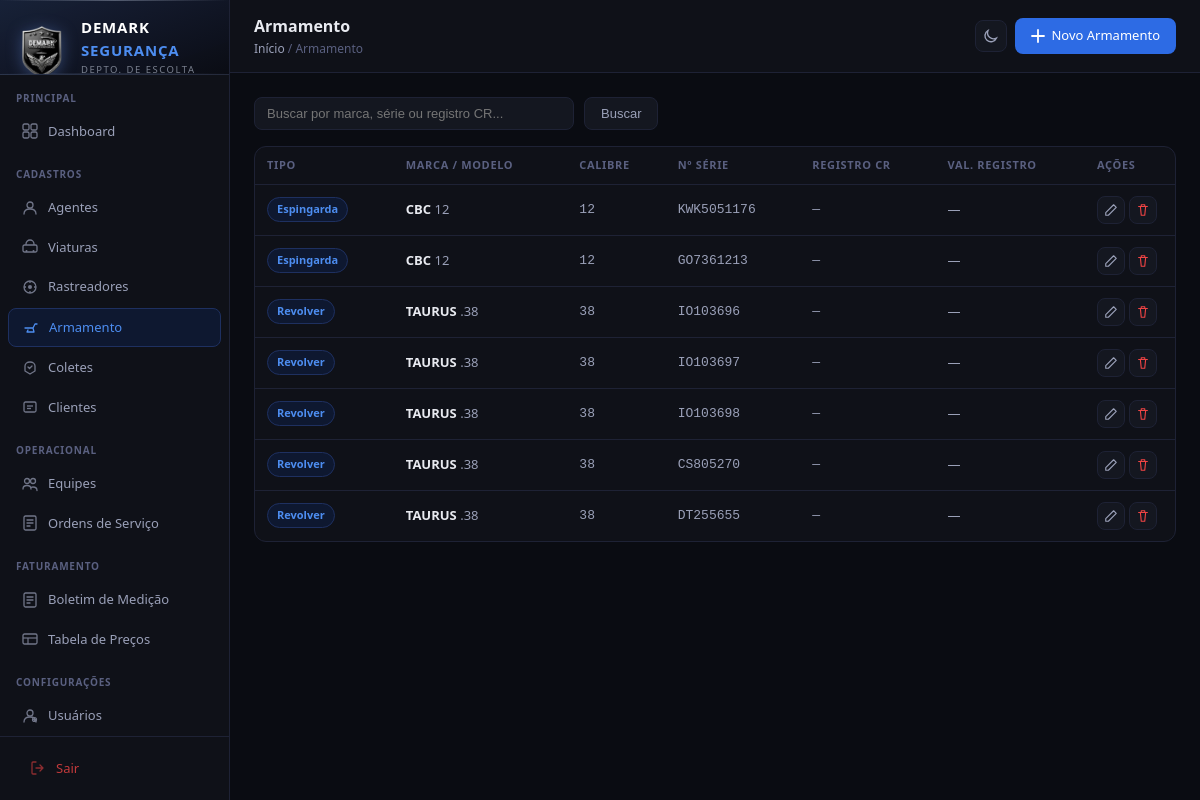
/armamento/ (signed in), run on the app's committed database.
### cadastros/models.py (models this page shows, shortened)
class Armamento(models.Model):
    TIPO_CHOICES = [
        ('pistola', 'Pistola'),
        ('revolver', 'Revolver'),
        ('espingarda', 'Espingarda'),
        ('rifle', 'Rifle'),
    ]
    tipo = models.CharField(max_length=20, choices=TIPO_CHOICES, verbose_name='Tipo')
    marca = models.CharField(max_length=100, verbose_name='Marca / Fabricante')
    modelo = models.CharField(max_length=100, verbose_name='Modelo')
    calibre = models.CharField(max_length=20, verbose_name='Calibre')
    numero_serie = models.CharField(max_length=50, unique=True, verbose_name='Nr de Serie')
    numero_cano = models.CharField(max_length=50, blank=True, verbose_name='Nr do Cano')
    registro_cr = models.CharField(max_length=50, blank=True, verbose_name='Registro CR/SINARM')
    registro_validade = models.DateField(blank=True, null=True, verbose_name='Val. Registro')
    data_aquisicao = models.DateField(blank=True, null=True, verbose_name='Data de Aquisicao')
    criado_em = models.DateTimeField(auto_now_add=True)
    atualizado_em = models.DateTimeField(auto_now=True)
    class Meta:
        verbose_name = 'Armamento'
        verbose_name_plural = 'Armamentos'
        ordering = ['tipo', 'marca']

### cadastros/views.py (the view)
# urls.py: path('armamento/', views.armamento_list, name='armamento_list'),
@login_required
def armamento_list(request):
    q = request.GET.get('q', '')
    armamentos = Armamento.objects.all()
    if q:
        armamentos = armamentos.filter(Q(marca__icontains=q) | Q(numero_serie__icontains=q) | Q(registro_cr__icontains=q))
    return render(request, 'cadastros/armamento_list.html', {'armamentos': armamentos, 'q': q})

### cadastros/templates/cadastros/armamento_list.html (shortened to what this page needs)
{% extends 'cadastros/base.html' %}
{% block page_title %}Armamento{% endblock %}
{% block breadcrumb %}<a href="{% url 'dashboard' %}">Início</a> / Armamento{% endblock %}
{% block topbar_actions %}<a href="{% url 'armamento_create' %}" class="btn btn-primary"><svg width="14" height="14" fill="none" viewBox="0 0 14 14"><path d="M7 1v12M1 7h12" stroke="currentColor" stroke-width="1.8" stroke-linecap="round"/></svg> Novo Armamento</a>{% endblock %}
{% block content %}
<div class="search-bar">
  <form method="get" style="display:flex;gap:10px;flex:1">
    <input type="text" name="q" value="{{ q }}" placeholder="Buscar por marca, série ou registro CR...">
    <button type="submit" class="btn btn-secondary">Buscar</button>
  </form>
</div>
<div class="card" style="padding:0">
  <div class="table-wrap">
    <table>
      <thead>
        <tr><th>Tipo</th><th>Marca / Modelo</th><th>Calibre</th><th>Nº Série</th><th>Registro CR</th><th>Val. Registro</th><th style="width:90px">Ações</th></tr>
      </thead>
      <tbody>
        {% for a in armamentos %}
        <tr>
          <td><span class="badge badge-blue">{{ a.get_tipo_display }}</span></td>
          <td><strong style="color:var(--text)">{{ a.marca }}</strong> <span style="color:var(--text2)">{{ a.modelo }}</span></td>
          <td style="font-family:monospace;color:var(--text2)">{{ a.calibre }}</td>
          <td style="font-family:monospace;color:var(--text2)">{{ a.numero_serie }}</td>
          <td style="font-family:monospace;color:var(--text2)">{{ a.registro_cr|default:"—" }}</td>
          <td style="color:var(--text2)">{{ a.registro_validade|date:"d/m/Y"|default:"—" }}</td>
          <td>
            <div style="display:flex;gap:4px">
              <a href="{% url 'armamento_edit' a.pk %}" class="btn-icon" title="Editar"><svg width="14" height="14" fill="none" viewBox="0 0 16 16"><path d="M11 2l3 3L5 14H2v-3L11 2z" stroke="currentColor" stroke-width="1.3" stroke-linejoin="round"/></svg></a>
              <a href="{% url 'armamento_delete' a.pk %}" class="btn-icon" title="Excluir" style="color:var(--red)"><svg width="14" height="14" fill="none" viewBox="0 0 16 16"><path d="M3 4h10M6 4V2h4v2M5 4l1 10h4l1-10" stroke="currentColor" stroke-width="1.3" stroke-linecap="round" stroke-linejoin="round"/></svg></a>
            </div>
          </td>
        </tr>
        {% empty %}
        <tr><td colspan="7" style="text-align:center;color:var(--text3);padding:32px">Nenhum armamento encontrado.</td></tr>
        {% endfor %}
      </tbody>
    </table>
  </div>
</div>
{% endblock %}

### cadastros/templates/cadastros/base.html (style rules this page uses)
* { box-sizing:border-box;margin:0;padding:0 }
:root { --bg:#0a0c12;--bg2:#0f1118;--bg3:#141720;--bg4:#1a1e2a; --border:#1e2235;--border2:#28304a; --text:#e8eaf0;--text2:#9aa0b8;--text3:#5a6080; --blue:#2d6be4;--blue2:#1a4db8;--blue-light:#4d8df0; --blue-bg:#0e1830;--blue-border:#1e3060; --green:#22c55e;--green-bg:#0a2018; --red:#ef4444;--red-bg:#1e0a0a; --amber:#f59e0b;--amber-bg:#1e1508; --gray:#64748b; --silver:#a8b0c0;--silver2:#c8d0dc; --gold:#b8960a; --radius:8px;--radius-lg:12px; }
body { font-family:'Segoe UI',system-ui,sans-serif;background:var(--bg);color:var(--text);font-size:14px;line-height:1.5;display:flex;min-height:100vh }
.topbar-left .breadcrumb a { color:var(--text2);text-decoration:none }
.btn { display:inline-flex;align-items:center;gap:6px;padding:8px 16px;border-radius:var(--radius);font-size:13px;font-weight:500;cursor:pointer;border:none;text-decoration:none;transition:all .15s }
.btn-primary { background:var(--blue);color:#fff }
.btn-secondary { background:var(--bg3);color:var(--text2);border:1px solid var(--border) }
.btn-icon { padding:6px;border-radius:var(--radius);background:var(--bg3);border:1px solid var(--border);color:var(--text2);cursor:pointer;display:inline-flex;align-items:center;transition:all .15s }
.card { background:var(--bg2);border:1px solid var(--border);border-radius:var(--radius-lg);padding:20px }
.table-wrap { overflow-x:auto }
table { width:100%;border-collapse:collapse }
th { text-align:left;padding:10px 12px;font-size:11px;font-weight:600;color:var(--text3);text-transform:uppercase;letter-spacing:.06em;border-bottom:1px solid var(--border) }
td { padding:11px 12px;font-size:13px;border-bottom:1px solid var(--border);vertical-align:middle }
tr:last-child td { border-bottom:none }
.badge { display:inline-flex;align-items:center;padding:3px 9px;border-radius:999px;font-size:11px;font-weight:600 }
.badge-blue { background:var(--blue-bg);color:var(--blue-light);border:1px solid var(--blue-border) }
.search-bar { display:flex;gap:10px;margin-bottom:16px;align-items:center }
.search-bar input { background:var(--bg3);border:1px solid var(--border);border-radius:var(--radius);padding:8px 12px;color:var(--text);font-size:13px;outline:none;flex:1;max-width:320px }

### data on the page
Armamento: tipo "Espingarda", marca "CBC", modelo "12", calibre "12", numero_serie "KWK5051176", registro_cr "—", registro_validade "—"
Armamento: tipo "Espingarda", marca "CBC", modelo "12", calibre "12", numero_serie "GO7361213", registro_cr "—", registro_validade "—"
Armamento: tipo "Revolver", marca "TAURUS", modelo ".38", calibre "38", numero_serie "IO103696", registro_cr "—", registro_validade "—"
Armamento: tipo "Revolver", marca "TAURUS", modelo ".38", calibre "38", numero_serie "IO103697", registro_cr "—", registro_validade "—"
Armamento: tipo "Revolver", marca "TAURUS", modelo ".38", calibre "38", numero_serie "IO103698", registro_cr "—", registro_validade "—"
Armamento: tipo "Revolver", marca "TAURUS", modelo ".38", calibre "38", numero_serie "CS805270", registro_cr "—", registro_validade "—"
Armamento: tipo "Revolver", marca "TAURUS", modelo ".38", calibre "38", numero_serie "DT255655", registro_cr "—", registro_validade "—"
